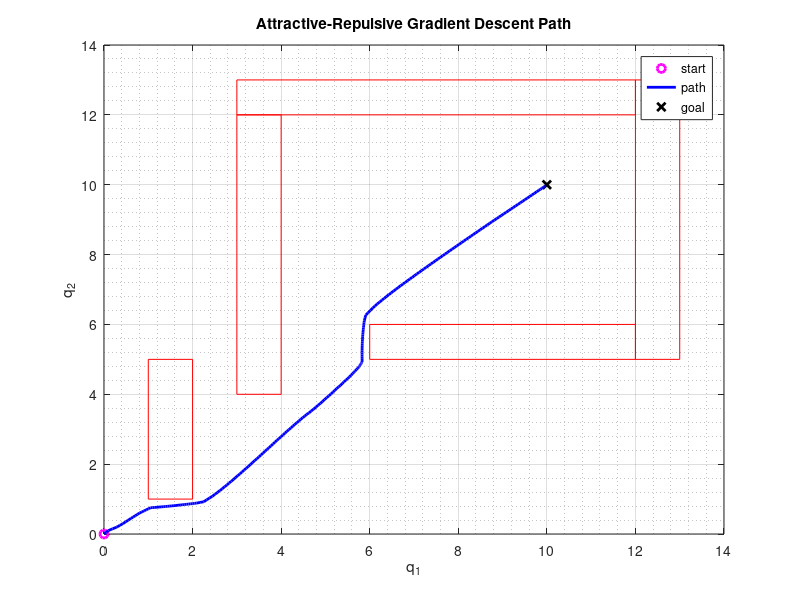

Reproduce this figure in MATLAB.

clear all
close all
clc

% Define obstacle vertices
W1_WO1 = [1,1; 2,1; 2,5; 1,5];
W1_WO2 = [3,4; 4,4; 4,12; 3,12];
W1_WO3 = [3,12; 12,12; 12,13; 3,13];
W1_WO4 = [12,5; 13,5; 13,13; 12,13];
W1_WO5 = [6,5; 12,5; 12,6; 6,6];
W1 = [W1_WO1 W1_WO2 W1_WO3 W1_WO4 W1_WO5];

W2_WO1 = [-6,-6; 25,-6; 25,-5; -6,-5];
W2_WO2 = [-6,5; 30,5; 30,6; -6,6];
W2_WO3 = [-6,-5; -5,-5; -5,5; -6,5];
W2_WO4 = [4,-5; 5,-5; 5,1; 4,1];
W2_WO5 = [9,0; 10,0; 10,5; 9,5];
W2_WO6 = [14,-5; 15,-5; 15,1; 14,1];
W2_WO7 = [19,0; 20,0; 20,5; 19,5];
W2_WO8 = [24,-5; 25,-5; 25,1; 24,1];
W2_WO9 = [29,0; 30,0; 30,5; 29,5];
W2 = [W2_WO1 W2_WO2 W2_WO3 W2_WO4 W2_WO5 W2_WO6 W2_WO7 W2_WO8 W2_WO9];
% i) Plot Vector Field _________________________________________________
figure
%subplot(1,2,1)
field_info = csvread('field_2b1.csv');
meta_data = num2cell(field_info(1,1:5));
[top,bottom,left,buffer,scale_factor] = deal(meta_data{:}); 
mat_field = field_info(2:end,1:end-1);
[h,w] = size(mat_field);
% for i=1:h
%    for j=1:w/2
%        quiver((left-buffer+j-1)/scale_factor,(top+buffer-i)/scale_factor,mat_field(i,2*(j-1)+1),mat_field(i,2*(j-1)+2),'b')
%        hold on
%    end
% end
% Plot obstacles
% for i=1:2:length(W1)
%    plot([W1(:,i);W1(1,i)],[W1(:,i+1);W1(1,i+1)],'r');
%    hold on
% end
% xlim([0 15]);
% ylim([0 15]);
% xlabel('q_1')
% ylabel('q_2')
% title('Vector Field')

%% i)
fprintf("I started with a large dstar_goal and slowly decreased it \n")
fprintf("until I saw that the attractive forces were decreasing smoothly\n")
fprintf("and the robot was able to escape the first obstacle to the right. The Qstar\n")
fprintf("for the first obstacle was very small to help the robot escape the \n")
fprintf("obstacle closesly. The Qstar for the rest of the obstacles were the \n")
fprintf("same and slightly larger to push the obstacle to the right\n")

%% ii) Path
mat = csvread('path_2b1.csv');
%subplot(1,2,2)
start = [0,0];
goal = [10,10];
h = zeros(3,1);
h(1) = plot(start(1),start(2),'om','Linewidth',2);
hold on
h(3) = plot(goal(1),goal(2),'xk','Linewidth',2);
h(2) = plot((mat(:,1)-abs(left)-buffer)/scale_factor,(mat(:,2)-abs(bottom)-buffer)/scale_factor,'b','Linewidth',2);
% Plot obstacles
for i=1:2:length(W1)
   plot([W1(:,i);W1(1,i)],[W1(:,i+1);W1(1,i+1)],'r');
   hold on
end
legend(h,'start','path','goal')
grid on
grid minor
xlabel('q_1')
ylabel('q_2')
title('Attractive-Repulsive Gradient Descent Path')
x0=100;
y0=50;
width=400;
height=400;
%set(gcf,'position',[x0,y0,width,height])

%% iii)
len_path=0;
for i=1:length(mat)-1
    len_path = len_path + sqrt((mat(i+1,1)-mat(i,1))^2 + (mat(i+1,2)-mat(i,2))^2);
end
fprintf("The lenght of path 1 is: %f\n",len_path/scale_factor)

%% iv)
fprintf("(After next map)\n")